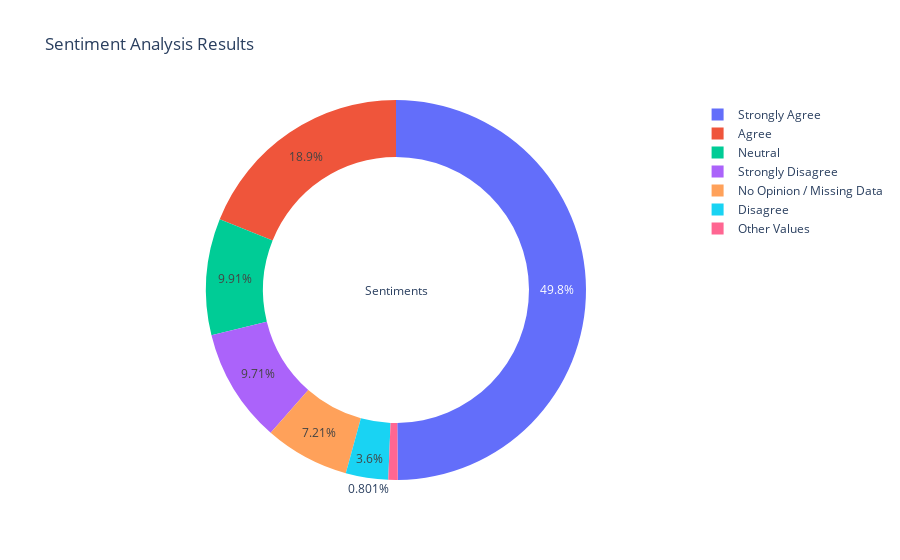

Write notebook code for a chart like this one.
### Code cell
# Data preparation
categories = ['Strongly Agree', 'Agree', 'Neutral', 'Strongly Disagree', 'No Opinion / Missing Data', 'Disagree', 'Other Values']
percentages = [49.8, 18.9, 9.9, 9.7, 7.2, 3.6, 0.8]

# Create a DataFrame
import pandas as pd
df1 = pd.DataFrame({
    'Categories': categories,
    'Percentages': percentages
})

# Pie Chart
fig_pie = go.Figure(data=[go.Pie(labels=categories, values=percentages, hole=.7)])
fig_pie.update_layout(title='Sentiment Analysis Results',
                      annotations=[dict(text='Sentiments', showarrow=False)])
fig_pie.show()

### Figure 1 — Plotly figure (JSON) as saved in the notebook; plotly's stock layout.template omitted (floating-point values rounded to 4 significant figures)
{"data": [{"hole": 0.7, "labels": ["Strongly Agree", "Agree", "Neutral", "Strongly Disagree", "No Opinion / Missing Data", "Disagree", "Other Values"], "type": "pie", "values": [49.8, 18.9, 9.9, 9.7, 7.2, 3.6, 0.8]}], "layout": {"annotations": [{"showarrow": false, "text": "Sentiments"}], "title": {"text": "Sentiment Analysis Results"}}}
